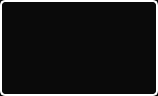
<?xml version="1.0" encoding="UTF-8"?>
<ui version="4.0">
 <class>GroupBoxGadget</class>
 <widget class="QGroupBox" name="GroupBoxGadget">
  <property name="geometry">
   <rect>
    <x>0</x>
    <y>0</y>
    <width>148</width>
    <height>96</height>
   </rect>
  </property>
  <property name="windowTitle">
   <string>GroupBox</string>
  </property>
  <property name="styleSheet">
   <string notr="true">.QGroupBox{
  background-color: transparent;
  background:#0a0a0a;
  border: 2px solid white; 
  border-radius: 5px;
}</string>
  </property>
  <property name="flat">
   <bool>true</bool>
  </property>
  <layout class="QGridLayout" name="gridLayout">
   <item row="0" column="0">
    <widget class="QPushButton" name="pushButtonClockwise">
     <property name="styleSheet">
      <string notr="true">QPushButton::pressed { 
	padding-left:6px;
	padding-top:6px;
}</string>
     </property>
     <property name="text">
      <string/>
     </property>
     <property name="icon">
      <iconset resource="../resources/resources.qrc">
       <normaloff>:/icons/transform/rotate_anti_clockwise.png</normaloff>:/icons/transform/rotate_anti_clockwise.png</iconset>
     </property>
     <property name="iconSize">
      <size>
       <width>26</width>
       <height>26</height>
      </size>
     </property>
     <property name="autoRepeat">
      <bool>true</bool>
     </property>
     <property name="flat">
      <bool>true</bool>
     </property>
    </widget>
   </item>
   <item row="0" column="1">
    <widget class="QPushButton" name="pushButtonUp">
     <property name="styleSheet">
      <string notr="true">QPushButton::pressed { 
	padding-left:6px;
	padding-top:6px;
}</string>
     </property>
     <property name="text">
      <string/>
     </property>
     <property name="icon">
      <iconset resource="../resources/resources.qrc">
       <normaloff>:/icons/transform/translate_up.png</normaloff>:/icons/transform/translate_up.png</iconset>
     </property>
     <property name="iconSize">
      <size>
       <width>26</width>
       <height>26</height>
      </size>
     </property>
     <property name="autoRepeat">
      <bool>true</bool>
     </property>
     <property name="flat">
      <bool>true</bool>
     </property>
    </widget>
   </item>
   <item row="0" column="2">
    <widget class="QPushButton" name="pushButtonAntiClockwise">
     <property name="styleSheet">
      <string notr="true">QPushButton::pressed { 
	padding-left:6px;
	padding-top:6px;
}</string>
     </property>
     <property name="text">
      <string/>
     </property>
     <property name="icon">
      <iconset resource="../resources/resources.qrc">
       <normaloff>:/icons/transform/rotate_clockwise.png</normaloff>:/icons/transform/rotate_clockwise.png</iconset>
     </property>
     <property name="iconSize">
      <size>
       <width>26</width>
       <height>26</height>
      </size>
     </property>
     <property name="autoRepeat">
      <bool>true</bool>
     </property>
     <property name="flat">
      <bool>true</bool>
     </property>
    </widget>
   </item>
   <item row="1" column="0">
    <widget class="QPushButton" name="pushButtonLeft">
     <property name="styleSheet">
      <string notr="true">QPushButton::pressed { 
	padding-left:6px;
	padding-top:6px;
}</string>
     </property>
     <property name="text">
      <string/>
     </property>
     <property name="icon">
      <iconset resource="../resources/resources.qrc">
       <normaloff>:/icons/transform/translate_left.png</normaloff>:/icons/transform/translate_left.png</iconset>
     </property>
     <property name="iconSize">
      <size>
       <width>26</width>
       <height>26</height>
      </size>
     </property>
     <property name="autoRepeat">
      <bool>true</bool>
     </property>
     <property name="flat">
      <bool>true</bool>
     </property>
    </widget>
   </item>
   <item row="1" column="1">
    <widget class="QPushButton" name="pushButtonDown">
     <property name="styleSheet">
      <string notr="true">QPushButton::pressed { 
	padding-left:6px;
	padding-top:6px;
}</string>
     </property>
     <property name="text">
      <string/>
     </property>
     <property name="icon">
      <iconset resource="../resources/resources.qrc">
       <normaloff>:/icons/transform/translate_down.png</normaloff>:/icons/transform/translate_down.png</iconset>
     </property>
     <property name="iconSize">
      <size>
       <width>26</width>
       <height>26</height>
      </size>
     </property>
     <property name="autoRepeat">
      <bool>true</bool>
     </property>
     <property name="flat">
      <bool>true</bool>
     </property>
    </widget>
   </item>
   <item row="1" column="2">
    <widget class="QPushButton" name="pushButtonRight">
     <property name="styleSheet">
      <string notr="true">QPushButton::pressed { 
	padding-left:6px;
	padding-top:6px;
}</string>
     </property>
     <property name="text">
      <string/>
     </property>
     <property name="icon">
      <iconset resource="../resources/resources.qrc">
       <normaloff>:/icons/transform/translate_right.png</normaloff>:/icons/transform/translate_right.png</iconset>
     </property>
     <property name="iconSize">
      <size>
       <width>26</width>
       <height>26</height>
      </size>
     </property>
     <property name="autoRepeat">
      <bool>true</bool>
     </property>
     <property name="flat">
      <bool>true</bool>
     </property>
    </widget>
   </item>
  </layout>
 </widget>
 <resources>
  <include location="../resources/resources.qrc"/>
 </resources>
 <connections/>
</ui>
